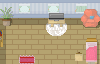

The image is a tile-based game level rendered from a .tmx file. Its description and source (layers, tilesets, objects; grid data summarised) follow:
An orthogonal 100x64 tile map with 1x1 px tiles, 1 tile layer (Collision), 2 tilesets, 1 image layer and 9 objects.

<map version="1.10" tiledversion="1.11.2" orientation="orthogonal" renderorder="right-down" width="100" height="64" tilewidth="1" tileheight="1" infinite="0" nextlayerid="10" nextobjectid="60">
 <editorsettings>
  <export target="../maps/house1.tmj" format="json" />
 </editorsettings>
 <tileset firstgid="1" source="../tilesets/HouseDecor.tsx" />
 <tileset firstgid="15" source="../tilesets/Collision.tsx" />
 <imagelayer id="4" name="Background">
  <image source="../backgrounds/interior_house1.png" width="100" height="64" />
 </imagelayer>
 <objectgroup id="3" name="Foreground">
  <object id="22" gid="8" x="75" y="61" width="8" height="9" />
  <object id="23" gid="11" x="81" y="27" width="19" height="18" />
  <object id="24" gid="9" x="0" y="26" width="13" height="19" />
  <object id="46" gid="12" x="48" y="27" width="17" height="14" />
  <object id="47" gid="14" x="86" y="43" width="11" height="5" />
 </objectgroup>
 <objectgroup id="9" name="Top">
  <object id="48" gid="10" x="0" y="47" width="3" height="17" />
 </objectgroup>
 <layer id="7" name="Collision" width="100" height="64" tintcolor="#ff00ff">
  <data>[6400 cells, 2410 non-empty, 1 distinct tile ids]</data>
 </layer>
 <objectgroup id="8" name="Interactables">
  <object id="38" x="84" y="45" width="2" height="3">
   <properties>
    <property name="destination_x" type="int" value="87" />
    <property name="destination_y" type="int" value="43" />
    <property name="type" value="move" />
   </properties>
  </object>
  <object id="42" x="89" y="27" width="3" height="2">
   <properties>
    <property name="destination_x" type="int" value="86" />
    <property name="destination_y" type="int" value="12" />
    <property name="type" value="move" />
   </properties>
  </object>
  <object id="45" x="25" y="62" width="4" height="2">
   <properties>
    <property name="destination" value="outside" />
    <property name="type" value="door" />
   </properties>
  </object>
 </objectgroup>
</map>